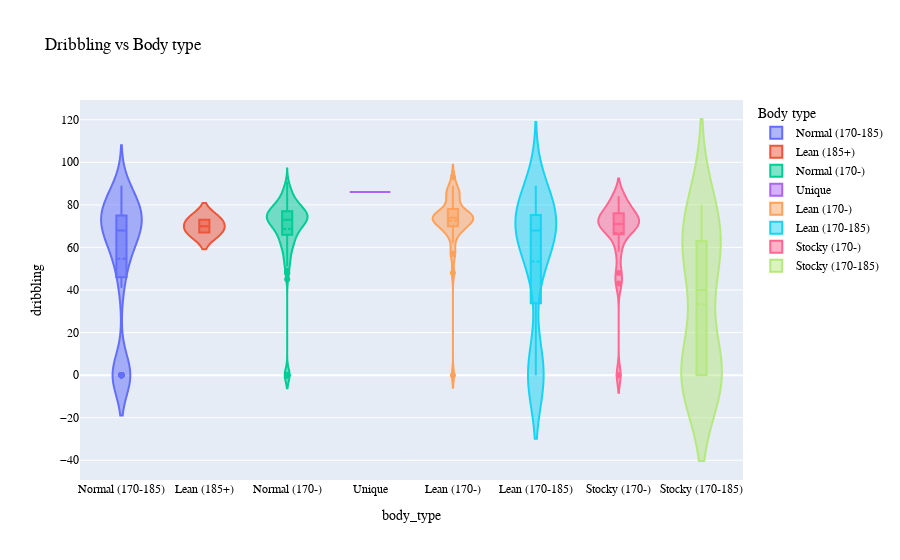

The cell this chart's notebook holds for it:
### Markdown cell above
Dribbing vs Body Type

### Code cell
plot_violin_plot(abilities_df_cleaned,x_col='dribbling',y_col='body_type')

### Figure 1 — Plotly figure (JSON) as saved in the notebook; plotly's stock layout.template omitted (floating-point values rounded to 4 significant figures; data arrays with more than 128 entries replaced by an {"elided": "..."} marker saying what was removed)
{"data": [{"box": {"visible": true}, "meanline": {"visible": true}, "name": "Normal (170-185)", "type": "violin", "x": ["Normal (170-185)", "Normal (170-185)", "Normal (170-185)", "Normal (170-185)", "Normal (170-185)", "Normal (170-185)", "Normal (170-185)", "Normal (170-185)", "Normal (170-185)", "Normal (170-185)", "Normal (170-185)", "Normal (170-185)", "Normal (170-185)", "Normal (170-185)", "Normal (170-185)", "Normal (170-185)", "Normal (170-185)", "Normal (170-185)", "Normal (170-185)", "Normal (170-185)", "Normal (170-185)", "Normal (170-185)", "Normal (170-185)", "Normal (170-185)", "Normal (170-185)", "Normal (170-185)", "Normal (170-185)", "Normal (170-185)", "Normal (170-185)", "Normal (170-185)", "Normal (170-185)", "Normal (170-185)", "Normal (170-185)", "Normal (170-185)", "Normal (170-185)", "Normal (170-185)", "Normal (170-185)", "Normal (170-185)", "Normal (170-185)", "Normal (170-185)", "Normal (170-185)", "Normal (170-185)", "Normal (170-185)", "Normal (170-185)", "Normal (170-185)", "Normal (170-185)", "Normal (170-185)", "Normal (170-185)", "Normal (170-185)", "Normal (170-185)", "Normal (170-185)", "Normal (170-185)", "Normal (170-185)", "Normal (170-185)", "Normal (170-185)", "Normal (170-185)", "Normal (170-185)", "Normal (170-185)", "Normal (170-185)", "Normal (170-185)", "Normal (170-185)", "Normal (170-185)", "Normal (170-185)", "Normal (170-185)", "Normal (170-185)", "Normal (170-185)", "Normal (170-185)", "Normal (170-185)", "Normal (170-185)", "Normal (170-185)", "Normal (170-185)", "Normal (170-185)", "Normal (170-185)", "Normal (170-185)", "Normal (170-185)", "Normal (170-185)", "Normal (170-185)", "Normal (170-185)", "Normal (170-185)", "Normal (170-185)"], "y": [81, 88, 89, 80, 85, 63, 81, 87, 83, 0, 0, 66, 71, 84, 0, 0, 83, 0, 68, 81, 84, 72, 75, 0, 83, 82, 0, 84, 0, 69, 0, 57, 0, 75, 78, 57, 66, 74, 75, 63, 77, 57, 72, 0, 71, 58, 0, 74, 60, 76, 47, 67, 45, 0, 73, 62, 80, 72, 73, 70, 73, 68, 0, 68, 72, 74, 74, 0, 67, 66, 49, 0, 0, 41, 75, 57, 0, 47, 67, 58]}, {"box": {"visible": true}, "meanline": {"visible": true}, "name": "Lean (185+)", "type": "violin", "x": ["Lean (185+)", "Lean (185+)"], "y": [73, 67]}, {"box": {"visible": true}, "meanline": {"visible": true}, "name": "Normal (170-)", "type": "violin", "x": {"elided": "177 str values"}, "y": {"elided": "177 int values"}}, {"box": {"visible": true}, "meanline": {"visible": true}, "name": "Unique", "type": "violin", "x": ["Unique"], "y": [86]}, {"box": {"visible": true}, "meanline": {"visible": true}, "name": "Lean (170-)", "type": "violin", "x": ["Lean (170-)", "Lean (170-)", "Lean (170-)", "Lean (170-)", "Lean (170-)", "Lean (170-)", "Lean (170-)", "Lean (170-)", "Lean (170-)", "Lean (170-)", "Lean (170-)", "Lean (170-)", "Lean (170-)", "Lean (170-)", "Lean (170-)", "Lean (170-)", "Lean (170-)", "Lean (170-)", "Lean (170-)", "Lean (170-)", "Lean (170-)", "Lean (170-)", "Lean (170-)", "Lean (170-)", "Lean (170-)", "Lean (170-)", "Lean (170-)", "Lean (170-)", "Lean (170-)", "Lean (170-)", "Lean (170-)", "Lean (170-)", "Lean (170-)", "Lean (170-)", "Lean (170-)", "Lean (170-)", "Lean (170-)", "Lean (170-)", "Lean (170-)", "Lean (170-)", "Lean (170-)", "Lean (170-)", "Lean (170-)", "Lean (170-)"], "y": [89, 93, 87, 83, 79, 87, 85, 86, 74, 84, 81, 69, 75, 77, 80, 76, 75, 73, 75, 77, 74, 73, 75, 0, 75, 72, 57, 70, 74, 70, 76, 73, 48, 72, 72, 74, 72, 70, 67, 67, 66, 69, 62, 57]}, {"box": {"visible": true}, "meanline": {"visible": true}, "name": "Lean (170-185)", "type": "violin", "x": ["Lean (170-185)", "Lean (170-185)", "Lean (170-185)", "Lean (170-185)", "Lean (170-185)", "Lean (170-185)", "Lean (170-185)", "Lean (170-185)", "Lean (170-185)", "Lean (170-185)", "Lean (170-185)", "Lean (170-185)", "Lean (170-185)", "Lean (170-185)", "Lean (170-185)", "Lean (170-185)", "Lean (170-185)", "Lean (170-185)", "Lean (170-185)", "Lean (170-185)", "Lean (170-185)", "Lean (170-185)", "Lean (170-185)", "Lean (170-185)", "Lean (170-185)", "Lean (170-185)", "Lean (170-185)", "Lean (170-185)", "Lean (170-185)", "Lean (170-185)", "Lean (170-185)", "Lean (170-185)", "Lean (170-185)", "Lean (170-185)", "Lean (170-185)", "Lean (170-185)", "Lean (170-185)", "Lean (170-185)", "Lean (170-185)", "Lean (170-185)", "Lean (170-185)", "Lean (170-185)", "Lean (170-185)", "Lean (170-185)", "Lean (170-185)", "Lean (170-185)", "Lean (170-185)", "Lean (170-185)", "Lean (170-185)"], "y": [89, 85, 80, 79, 83, 67, 80, 84, 65, 82, 71, 0, 78, 0, 75, 78, 0, 0, 72, 76, 76, 53, 62, 0, 0, 64, 71, 68, 56, 0, 73, 64, 45, 0, 73, 56, 75, 68, 0, 72, 68, 65, 0, 57, 0, 68, 0, 69, 70]}, {"box": {"visible": true}, "meanline": {"visible": true}, "name": "Stocky (170-)", "type": "violin", "x": ["Stocky (170-)", "Stocky (170-)", "Stocky (170-)", "Stocky (170-)", "Stocky (170-)", "Stocky (170-)", "Stocky (170-)", "Stocky (170-)", "Stocky (170-)", "Stocky (170-)", "Stocky (170-)", "Stocky (170-)", "Stocky (170-)", "Stocky (170-)", "Stocky (170-)", "Stocky (170-)", "Stocky (170-)", "Stocky (170-)", "Stocky (170-)", "Stocky (170-)", "Stocky (170-)"], "y": [84, 75, 72, 67, 79, 84, 70, 79, 70, 76, 0, 43, 74, 48, 76, 73, 64, 70, 69, 71, 58]}, {"box": {"visible": true}, "meanline": {"visible": true}, "name": "Stocky (170-185)", "type": "violin", "x": ["Stocky (170-185)", "Stocky (170-185)", "Stocky (170-185)", "Stocky (170-185)", "Stocky (170-185)", "Stocky (170-185)", "Stocky (170-185)", "Stocky (170-185)", "Stocky (170-185)", "Stocky (170-185)", "Stocky (170-185)", "Stocky (170-185)", "Stocky (170-185)", "Stocky (170-185)", "Stocky (170-185)", "Stocky (170-185)", "Stocky (170-185)"], "y": [58, 77, 0, 63, 80, 0, 0, 56, 0, 55, 74, 0, 0, 0, 40, 0, 63]}], "layout": {"font": {"color": "black", "family": "Courier New, monospace", "size": 12}, "legend": {"title": {"text": "Body type"}}, "title": {"text": "Dribbling vs Body type"}, "xaxis": {"title": {"text": "body_type"}}, "yaxis": {"title": {"text": "dribbling"}}}}
